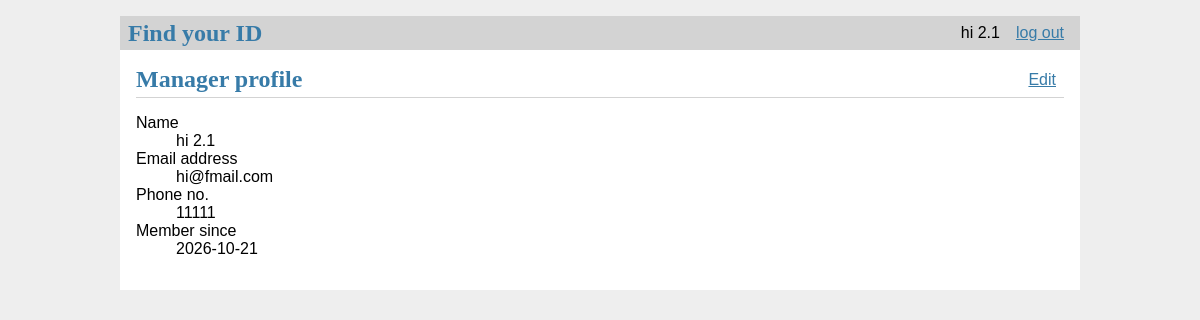
/platform/profile (signed in), run on the app's committed database.
### tables this page shows
CREATE TABLE user(
    id integer primary key autoincrement,
    name text not null,
    password text not null,
    email text unique not null,
    phone text not null,                       -- text keeps leading zeros / +65
    Usertype text not null
        check (Usertype in ('designer', 'customer', 'manager')),
    created timestamp not null default current_timestamp
);

### idfinder/boundaries/platform.py (the view)
    @bp.route('/profile')
    @login_required
    @platform_required
    def profile():
        return render_template('platform/profile.html', editing=False, form={},
                profile=platform_boundary.controller().get_profile(g.user['id']))

### idfinder/boundaries/auth.py (called while the page is built)
    @bp.before_app_request
    def load_logged_in_user():
        user_id = session.get('user_id')
        if user_id is None:
            g.user = None
        else:
            g.user = auth_control.get_user(user_id)  # g.user lasts for the length of the request

### idfinder/boundaries/platform.py (called while the page is built)
    def login_required(view):
        @functools.wraps(view)
        def wrapped_view(**kwargs):
            if g.user is None:
                return redirect(url_for('auth.login'))
            return view(**kwargs)
        return wrapped_view

    def platform_required(view):
        @functools.wraps(view)
        def wrapper(**kwargs):
            if g.user['Usertype'] != 'manager':
                abort(403)
            return view(**kwargs)
        return wrapper

    def controller():
        return PlatformController()

### idfinder/controller/auth_controller.py (called while the page is built)
    @staticmethod
    def get_user(user_id):
        return Users.get_info(user_id)

### idfinder/controller/platform_controller.py (called while the page is built)
    def get_profile(self, managerid):
        profile = managers.get_profile(managerid)
        if profile is None:
            raise NotFoundError("No manager profile found")
        return profile

### idfinder/db.py (called while the page is built)
def get_db(): #called when app has been created and is handling a request
    if 'db' not in g:
        g.db = sqlite3.connect( #establishes connection to the file pointed by DATABASE in create_app in __init__.py
            current_app.config['DATABASE'],
            detect_types=sqlite3.PARSE_DECLTYPES
        )
        g.db.row_factory = sqlite3.Row #tells the connection to return rows that behave like dicts --> columns can be accessed by name
    return g.db

### idfinder/entities/user.py (called while the page is built)
    @staticmethod
    def get_info(id):
        return get_db().execute('SELECT * FROM user WHERE id = ?', (id,)).fetchone()

    @staticmethod
    def get_profile(id):
        db = get_db()
        return db.execute('SELECT u.name, u.email, u.phone, u.created FROM user u JOIN platform p ON p.managerID = u.id WHERE u.id = ?',(id,)).fetchone()

### idfinder/templates/platform/profile.html
{% extends 'base.html' %}
{% block header %}
  <h1>{% block title %}{{ 'Edit profile' if editing else 'Manager profile' }}{% endblock %}</h1>
  {% if not editing %}
    <a class="action" href="{{ url_for('platform.edit_profile') }}">Edit</a>
  {% endif %}
{% endblock %}
{% block content %}
  {% if editing %}
    {% set v_name = form.get('name', profile['name']) %}
    {% set v_email = form.get('email', profile['email']) %}
    {% set v_phone = form.get('phone', profile['phone']) %}
    <form method="post">
      <label for="name">Name</label>
      <input name="name" id="name" value="{{ v_name }}" required>
      <label for="email">Email address</label>
      <input type="email" name="email" id="email" value="{{ v_email }}" required>
      <label for="phone">Phone no.</label>
      <input name="phone" id="phone" value="{{ v_phone }}" required>
      <input type="submit" value="Save">
    </form>
    <p><a class="action" href="{{ url_for('platform.profile') }}">Cancel</a></p>
  {% else %}
    <dl>
      <dt>Name</dt><dd>{{ profile['name'] }}</dd>
      <dt>Email address</dt><dd>{{ profile['email'] }}</dd>
      <dt>Phone no.</dt><dd>{{ profile['phone'] }}</dd>
      <dt>Member since</dt><dd>{{ (profile['created']|string)[:10] }}</dd>
    </dl>
  {% endif %}
{% endblock %}

### idfinder/templates/base.html (shortened to what this page needs)
<!DOCTYPE html>
<link rel="stylesheet" href="{{url_for('static', filename='style.css')}}">
<nav>
    <h1>Find your ID</h1>
    <ul>
        {% if g.user %}
            <li><span>{{g.user['name']}}</span></li>
            <li><a href="{{url_for('auth.log_out_user')}}">log out</a></li>
        {% else %}
            <li><a href="{{url_for('auth.register')}}">register</a></li>
            <li><a href="{{url_for('auth.login')}}">log in</a></li>
        {% endif %}
    </ul>
</nav>
<section class="content">
    <header>
        {% block header %}{% endblock %}
    </header>
    {% block content %}{% endblock %}
</section>

### idfinder/static/style.css (style rules this page uses)
h1 { font-family: serif; color: #377ba8; margin: 1rem 0; }
a { color: #377ba8; }
nav { background: lightgray; display: flex; align-items: center; padding: 0 0.5rem; }
nav h1 { flex: auto; margin: 0; }
nav ul { display: flex; list-style: none; margin: 0; padding: 0; }
nav ul li a, nav ul li span, header .action { display: block; padding: 0.5rem; }
.content { padding: 0 1rem 1rem; }
.content > header { border-bottom: 1px solid lightgray; display: flex; align-items: flex-end; }
.content > header h1 { flex: auto; margin: 1rem 0 0.25rem 0; }
.content:last-child { margin-bottom: 0; }

### data on the page
user: user.name "hi 2.1", name "hi 2.1", email "hi@fmail.com", phone "11111", created "2026-10-21"

### other printed values
{{ 'Edit profile' if editing else 'Manager profile' }} "Manager profile"
